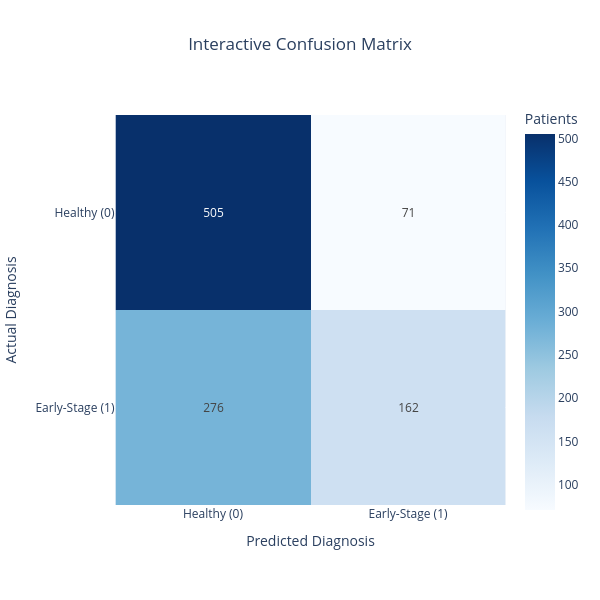

Notebook code cell kept with this figure:
### Markdown cell above
## 6. Performance Visualization Dashboard
Generating an interactive Plotly evaluation suite to analyze the model's diagnostic behavior:
* **Training vs. Validation Curves:** Confirms that the model generalized well without overfitting (the curves should ideally converge).
* **Confusion Matrix:** Visualizes the exact number of True Positives (correctly diagnosed Alzheimer's) versus False Negatives (missed diagnoses).
* **ROC & Precision-Recall Curves:** Demonstrates the network's classification threshold robustness.

### Code cell
cm = confusion_matrix(y_test, y_pred)

fig_cm = px.imshow(
    cm,
    text_auto=True,
    color_continuous_scale='Blues',
    labels=dict(
        x="Predicted Diagnosis",
        y="Actual Diagnosis",
        color="Patients"
    ),
    x=['Healthy (0)', 'Early-Stage (1)'],
    y=['Healthy (0)', 'Early-Stage (1)'],
    title="Interactive Confusion Matrix"
)

fig_cm.update_layout(
    title_x=0.5,
    width=600,
    height=600
)

fig_cm.show()

### Figure 1 — Plotly figure (JSON) as saved in the notebook; plotly's stock layout.template omitted (floating-point values rounded to 4 significant figures)
{"data": [{"coloraxis": "coloraxis", "hovertemplate": "Predicted Diagnosis: %{x}<br>Actual Diagnosis: %{y}<br>Patients: %{z}<extra></extra>", "name": "0", "texttemplate": "%{z}", "type": "heatmap", "x": ["Healthy (0)", "Early-Stage (1)"], "xaxis": "x", "y": ["Healthy (0)", "Early-Stage (1)"], "yaxis": "y", "z": [[505, 71], [276, 162]]}], "layout": {"coloraxis": {"colorbar": {"title": {"text": "Patients"}}, "colorscale": [[0, "rgb(247,251,255)"], [0.125, "rgb(222,235,247)"], [0.25, "rgb(198,219,239)"], [0.375, "rgb(158,202,225)"], [0.5, "rgb(107,174,214)"], [0.625, "rgb(66,146,198)"], [0.75, "rgb(33,113,181)"], [0.875, "rgb(8,81,156)"], [1, "rgb(8,48,107)"]]}, "height": 600, "title": {"text": "Interactive Confusion Matrix", "x": 0.5}, "width": 600, "xaxis": {"anchor": "y", "constrain": "domain", "domain": [0, 1], "scaleanchor": "y", "title": {"text": "Predicted Diagnosis"}}, "yaxis": {"anchor": "x", "autorange": "reversed", "constrain": "domain", "domain": [0, 1], "title": {"text": "Actual Diagnosis"}}}}
